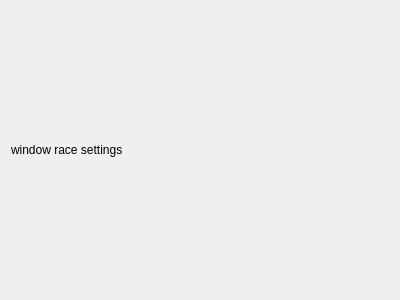
<?xml version="1.0" encoding="UTF-8"?>
<ui version="4.0">
 <class>WindowRaceSettings</class>
 <widget class="QWidget" name="WindowRaceSettings">
  <property name="geometry">
   <rect>
    <x>0</x>
    <y>0</y>
    <width>400</width>
    <height>300</height>
   </rect>
  </property>
  <property name="windowTitle">
   <string>Form</string>
  </property>
  <layout class="QHBoxLayout" name="horizontalLayout">
   <item>
    <widget class="QLabel" name="label">
     <property name="text">
      <string>window race settings </string>
     </property>
    </widget>
   </item>
  </layout>
 </widget>
 <resources/>
 <connections/>
</ui>
